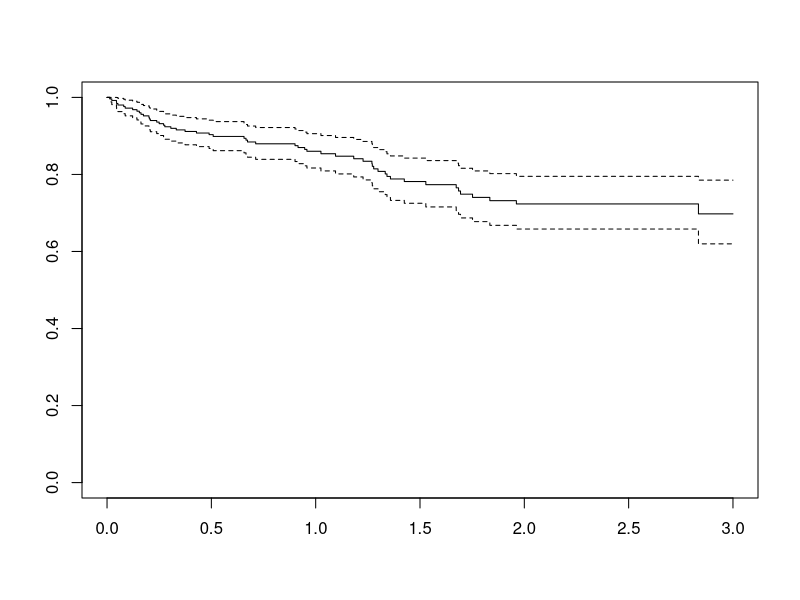
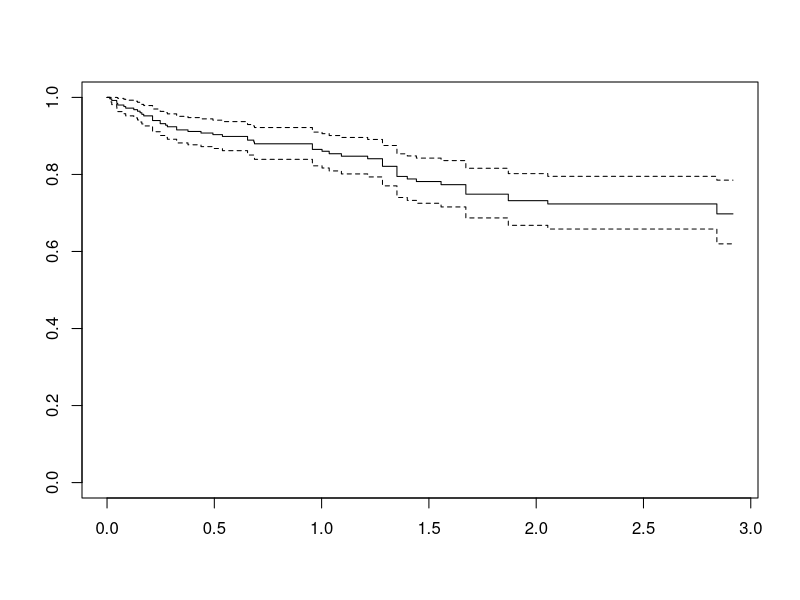
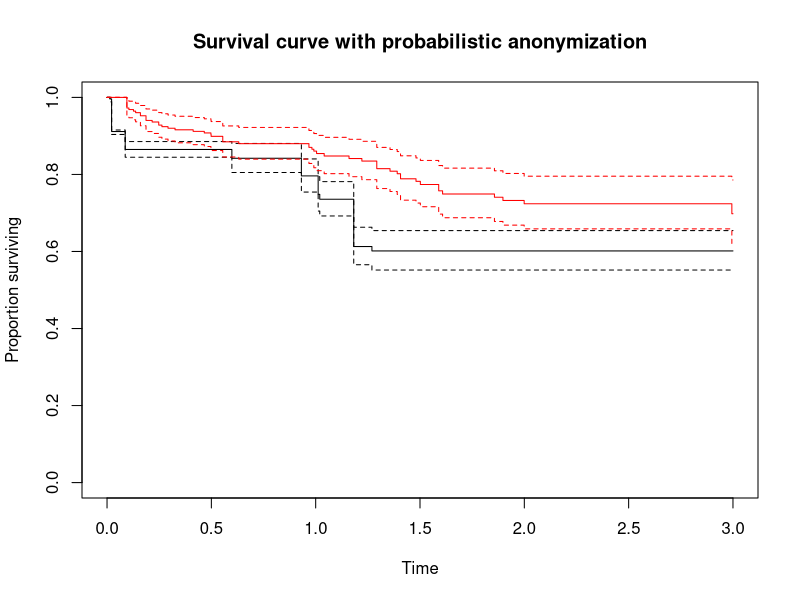
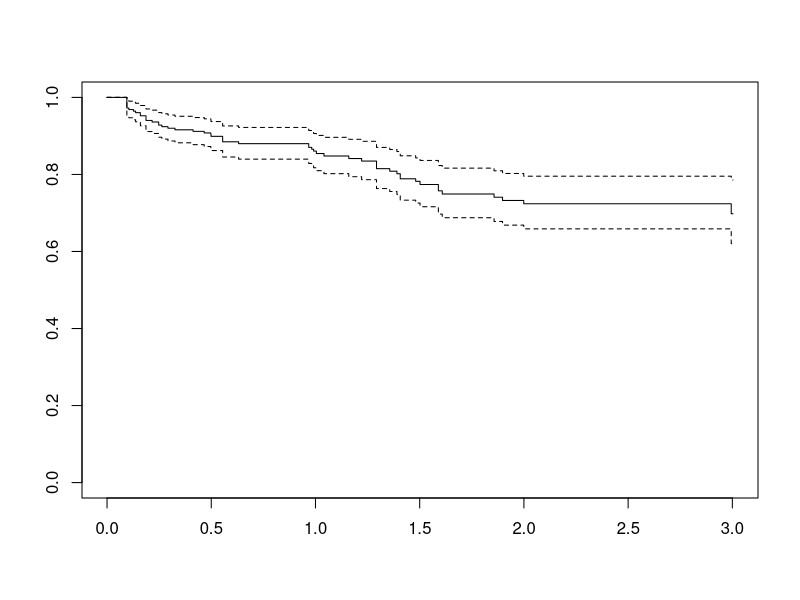
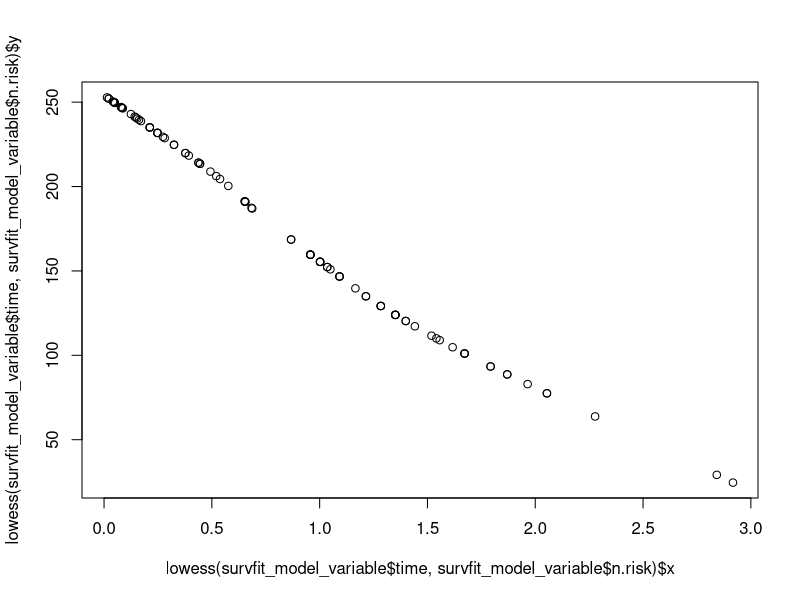
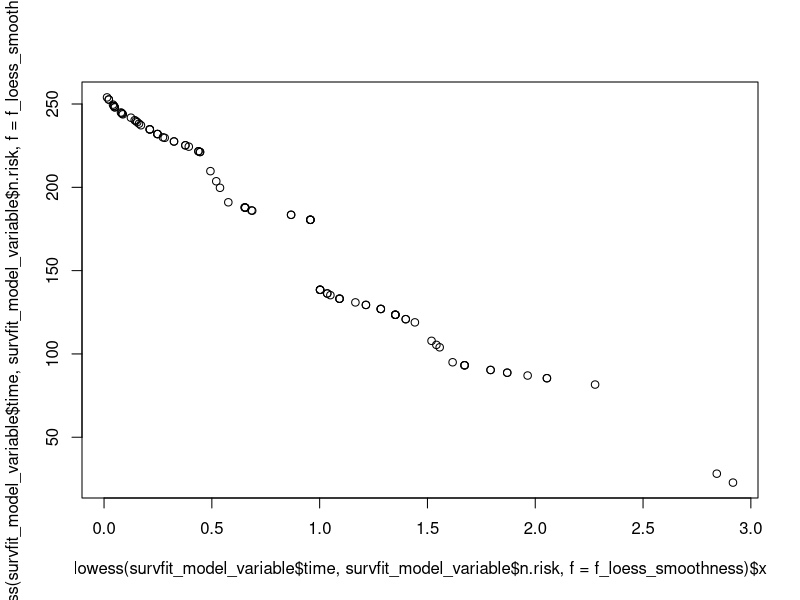
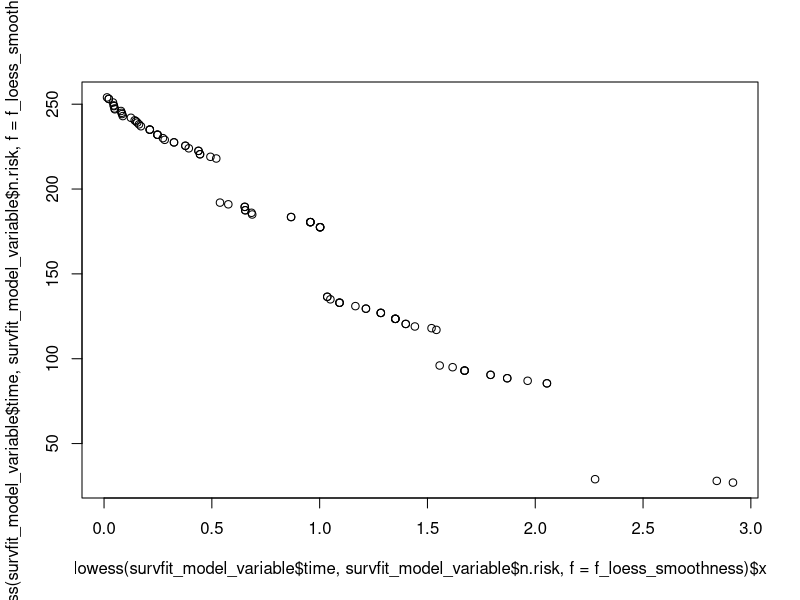
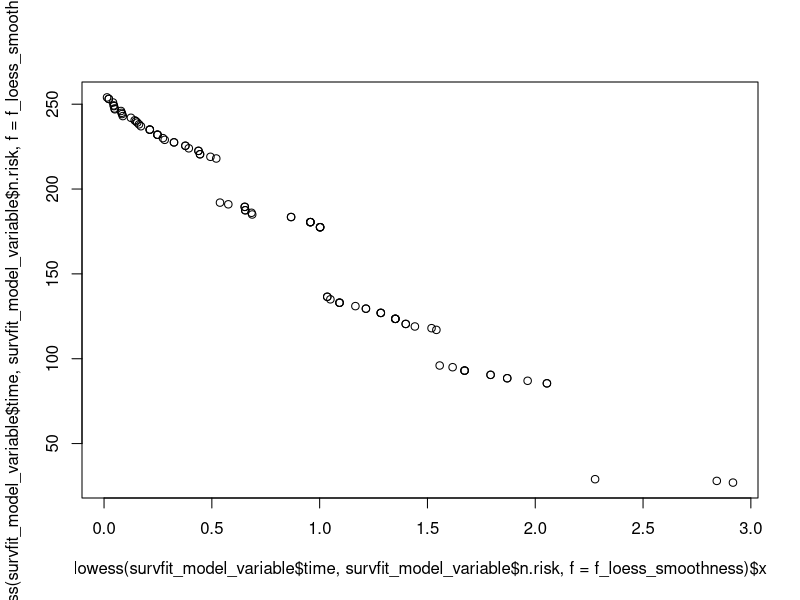

The R source for these figures, in order:
##########################################################################
# Script for sensitivity analysis
#   for survival functionality
#   1. determine how much noise to add
#   2. how do curves change as you decrease number of patients 
#
# Authors: Soumya Banerjee, Tom Bishop, Demetris Avraam, Paul Burton
##########################################################################

####################
# Load libraries
####################
library(survival)
library(RANN)

##############
# Load data
##############
file <- read.csv(file = "expand_no_missing_study1_subsample100.csv", header = TRUE, stringsAsFactors = FALSE)
# file <- read.csv(file = "expand_no_missing_study1_subsample100.csv", header = TRUE, stringsAsFactors = FALSE)
#file <- read.csv(file = "https://raw.githubusercontent.com/neelsoumya/survival_curve_privacy_prototype/main/expand_no_missing_study1_subsample10.csv", header = TRUE, stringsAsFactors = FALSE)


SURVTIME  <- as.numeric(file$survtime)
EVENT     <- as.numeric(file$cens)
STARTTIME <- as.numeric(file$starttime)
ENDTIME   <- as.numeric(file$endtime)

AGE <- as.numeric(file$age.60)

# build survival object
s <- survival::Surv(time=SURVTIME,event=EVENT)
# survival::coxph(formula = "survival::Surv(time=SURVTIME,event=EVENT) ~ file$age.60", data = file)



##################
# Plotting
##################
my_surv = Surv(SURVTIME, EVENT)
no_noise <- survfit(Surv(SURVTIME, EVENT) ~ 1)
survfit_model_variable <- survfit(Surv(SURVTIME, EVENT) ~ 1)

# original survival curve
plot(survfit_model_variable)

#noise = 0.0003 # 0.03 0.26
noise = 0.03
percentage <- noise


# make a copy
survfit_model_variable_noise_y <- survfit_model_variable

##########################################
# Approach 1: probabilistic anonymization
#     add noise before plotting
#
# add noise to:
# surv (i.e. proportion surviving)
# time (times at which events occur, ie when the proportion changes)
# this is for the y axis
# and for time on x axis
##########################################
for ( i_temp_counter_inner in c(2:length(survfit_model_variable$surv)) )
{
  
  # current value, upper, lower at this index
  # value_temp <- survfit_model_variable$surv[i_temp_counter_inner]
  # upper_temp <- survfit_model_variable$upper[i_temp_counter_inner]
  # lower_temp <- survfit_model_variable$lower[i_temp_counter_inner]
  
  # previous value, upper, lower
  # prev_value_temp <- survfit_model_variable$surv[i_temp_counter_inner - 1]
  # prev_upper_temp <- survfit_model_variable$upper[i_temp_counter_inner - 1]
  # prev_lower_temp <- survfit_model_variable$lower[i_temp_counter_inner - 1]
  
  # add some noise 
  # delta_noise <- abs(stats::rnorm(n = 1, mean = value_temp, sd = percentage * value_temp))
  # delta_noise <- stats::rnorm(n = 1, mean = 0, sd = percentage)
  
  # SUBTRACT this noise from the PREVIOUS VALUE if it does not cause problems with monotonicity
  
  # value_noise = value_temp - delta_noise
  # upper_noise = upper_temp - delta_noise
  # lower_noise = lower_temp - delta_noise
  
  # if (prev_value_temp >= value_noise)
  # {
  #   survfit_model_variable$surv[i_temp_counter_inner] <- value_noise
  #   survfit_model_variable$upper[i_temp_counter_inner] <- upper_noise
  #   survfit_model_variable$lower[i_temp_counter_inner] <- lower_noise
  # }
  # else
  # {
  #   survfit_model_variable$surv[i_temp_counter_inner] = prev_value_temp
  #   survfit_model_variable$upper[i_temp_counter_inner] = prev_upper_temp
  #   survfit_model_variable$lower[i_temp_counter_inner] = prev_lower_temp
  # }
  # 
  # survfit_model_variable$mono[i_temp_counter_inner] = prev_value_temp - survfit_model_variable$surv[i_temp_counter_inner]
  
  # new noise for x axis
  # needs more work, also monotonic
  # take absolute value so that no negative values subtracted (this will increase time instead of decreasing time)
  # delta_noise_time <- abs( stats::rnorm(n = 1, mean = 0, sd = percentage) )
  # do not take absolute value but have it reject values if not monotonically increasing
  delta_noise_time <- stats::rnorm(n = 1, mean = 0, sd = percentage)
  # survfit_model_variable$time[i_temp_counter_inner] <- survfit_model_variable$time[i_temp_counter_inner] + delta_noise
  
  # previous value time
  prev_value_temp_time <- survfit_model_variable$time[i_temp_counter_inner - 1]
  # current value temp time
  curr_value_temp_time <- survfit_model_variable$time[i_temp_counter_inner]
  # proposed value of time with noise subtracted
  value_noise_time_proposed = curr_value_temp_time + (curr_value_temp_time*delta_noise_time)
  
  if (prev_value_temp_time <= value_noise_time_proposed)
  {
    # if previous value time is less then proposed value then ok 
    # since time is supposed to be increasing
    
    # set this value to current time
    survfit_model_variable$time[i_temp_counter_inner] = value_noise_time_proposed
    
  }
  else
  {
    # set to previous time value
    survfit_model_variable$time[i_temp_counter_inner] = prev_value_temp_time
  }
  
  
  
}

# modified survival curve
plot(survfit_model_variable)




##########################################
# Approach 1b: probabilistic anonymization
#     add noise before plotting
#     on Y axis
#
# add noise to:
# surv (i.e. proportion surviving)
# time (times at which events occur, ie when the proportion changes)
# this is for the y axis
##########################################

sd_y_axis = var(survfit_model_variable_noise_y$surv)^0.5


for ( i_temp_counter_inner in c(2:length(survfit_model_variable_noise_y$surv)) )
{
  
  # current value, upper, lower at this index
  value_temp <- survfit_model_variable_noise_y$surv[i_temp_counter_inner]
  upper_temp <- survfit_model_variable_noise_y$upper[i_temp_counter_inner]
  lower_temp <- survfit_model_variable_noise_y$lower[i_temp_counter_inner]
  
  # previous value, upper, lower
  prev_value_temp <- survfit_model_variable_noise_y$surv[i_temp_counter_inner - 1]
  prev_upper_temp <- survfit_model_variable_noise_y$upper[i_temp_counter_inner - 1]
  prev_lower_temp <- survfit_model_variable_noise_y$lower[i_temp_counter_inner - 1]
  
  # add some noise 
  # delta_noise <- abs(stats::rnorm(n = 1, mean = value_temp, sd = percentage * value_temp))
  
  # add some noise 
  # delta_noise <- abs(stats::rnorm(n = 1, mean = value_temp, sd = percentage * value_temp))
  
  delta_noise <- stats::rnorm(n = 1, mean = 0, sd = sd_y_axis)
  # delta_noise <- stats::rnorm(n = 1, mean = 0, sd = percentage)
  
  # SUBTRACT this noise from the PREVIOUS VALUE if it does not cause problems with monotonicity
  
  value_noise = value_temp - delta_noise
  upper_noise = upper_temp - delta_noise
  lower_noise = lower_temp - delta_noise
  
  if (prev_value_temp >= value_noise)
  {
     survfit_model_variable_noise_y$surv[i_temp_counter_inner] <- value_noise
     survfit_model_variable_noise_y$upper[i_temp_counter_inner] <- upper_noise
     survfit_model_variable_noise_y$lower[i_temp_counter_inner] <- lower_noise
  }
  else
  {
     survfit_model_variable_noise_y$surv[i_temp_counter_inner] = prev_value_temp
     survfit_model_variable_noise_y$upper[i_temp_counter_inner] = prev_upper_temp
     survfit_model_variable_noise_y$lower[i_temp_counter_inner] = prev_lower_temp
  }
   
  survfit_model_variable_noise_y$mono[i_temp_counter_inner] = prev_value_temp - survfit_model_variable_noise_y$surv[i_temp_counter_inner]
  
  # new noise for x axis
  # needs more work, also monotonic
  # take absolute value so that no negative values subtracted (this will increase time instead of decreasing time)
  # delta_noise_time <- abs( stats::rnorm(n = 1, mean = 0, sd = percentage) )
  # do not take absolute value but have it reject values if not monotonically increasing
  # delta_noise_time <- stats::rnorm(n = 1, mean = 0, sd = percentage)
  # # survfit_model_variable_noise_y$time[i_temp_counter_inner] <- survfit_model_variable_noise_y$time[i_temp_counter_inner] + delta_noise
  # 
  # # previous value time
  # prev_value_temp_time <- survfit_model_variable_noise_y$time[i_temp_counter_inner - 1]
  # # current value temp time
  # curr_value_temp_time <- survfit_model_variable_noise_y$time[i_temp_counter_inner]
  # # proposed value of time with noise subtracted
  # value_noise_time_proposed = curr_value_temp_time + (curr_value_temp_time*delta_noise_time)
  # 
  # if (prev_value_temp_time <= value_noise_time_proposed)
  # {
  #   # if previous value time is less then proposed value then ok 
  #   # since time is supposed to be increasing
  #   
  #   # set this value to current time
  #   survfit_model_variable_noise_y$time[i_temp_counter_inner] = value_noise_time_proposed
  #   
  # }
  # else
  # {
  #   # set to previous time value
  #   survfit_model_variable_noise_y$time[i_temp_counter_inner] = prev_value_temp_time
  # }
  # 
  
  
}

# modified survival curve
plot(survfit_model_variable_noise_y, xlab = 'Time', ylab = 'Proportion surviving', 
     main = 'Survival curve with probabilistic anonymization')





##########################################
# Approach 2: deterministic anonymization
#
##########################################

#################################################################
# Anonymise survival times using the deterministic anonymisation
#################################################################

knn <- 20

# Step 1: Standardise the variable
time.standardised <- (SURVTIME-mean(SURVTIME))/stats::sd(SURVTIME)

# Step 2: Find the k-1 nearest neighbours of each data point
nearest <- RANN::nn2(time.standardised, k = knn)

# Step 3: Calculate the centroid of each n nearest data points
time.centroid <- matrix()
for (i in 1:length(SURVTIME)){
  time.centroid[i] <- mean(time.standardised[nearest$nn.idx[i,1:knn]])
}

# Step 4: Calculate the scaling factor
time.scalingFactor <- stats::sd(time.standardised)/stats::sd(time.centroid)

# Step 5: Apply the scaling factor to the centroids
time.masked <- time.centroid * time.scalingFactor

# Step 6: Shift the centroids back to the actual position and scale of the original data
SURVTIME.anon <- (time.masked * stats::sd(SURVTIME)) + mean(SURVTIME)


survfit_model_variable.anon <- survfit(Surv(SURVTIME.anon, EVENT) ~ 1)

lines(survfit_model_variable.anon, col='red', add=TRUE)

survfit_model_variable_determ <- survfit_model_variable.anon
plot(survfit_model_variable_determ)



###############################################################
# LOESS smoothing
#  https://www.statology.org/lowess-smoothing-r/
###############################################################

plot( lowess(survfit_model_variable$time, survfit_model_variable$n.risk) )

# try other parameters for smoothness
f_loess_smoothness = 0.1
plot( lowess(survfit_model_variable$time, survfit_model_variable$n.risk, f = f_loess_smoothness ) )

f_loess_smoothness = 0.03
plot( lowess(survfit_model_variable$time, survfit_model_variable$n.risk, f = f_loess_smoothness ) )

f_loess_smoothness = 0.01
plot( lowess(survfit_model_variable$time, survfit_model_variable$n.risk, f = f_loess_smoothness ) )

# TODO: make f dependent on number of patients?
